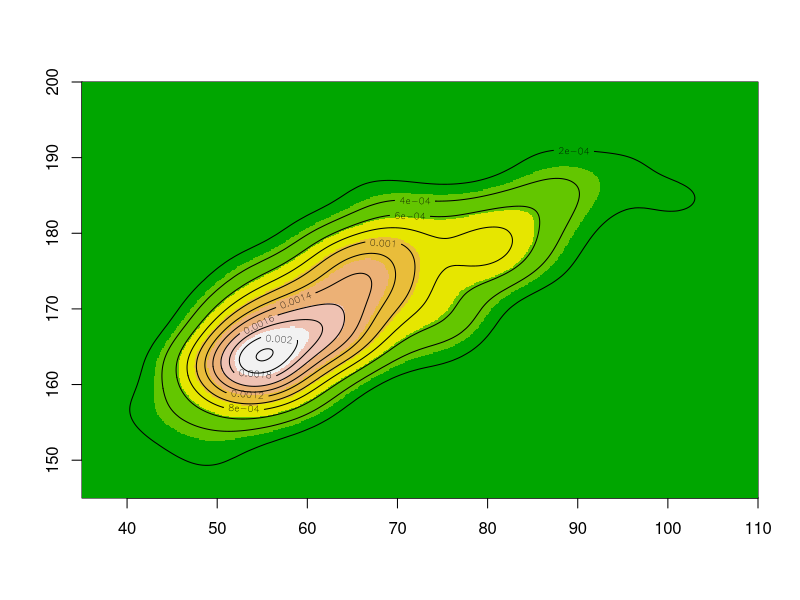
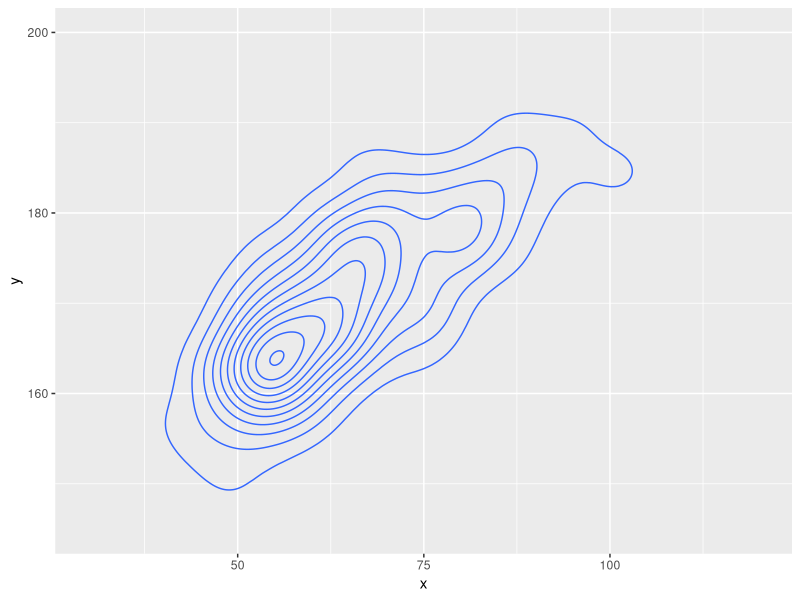
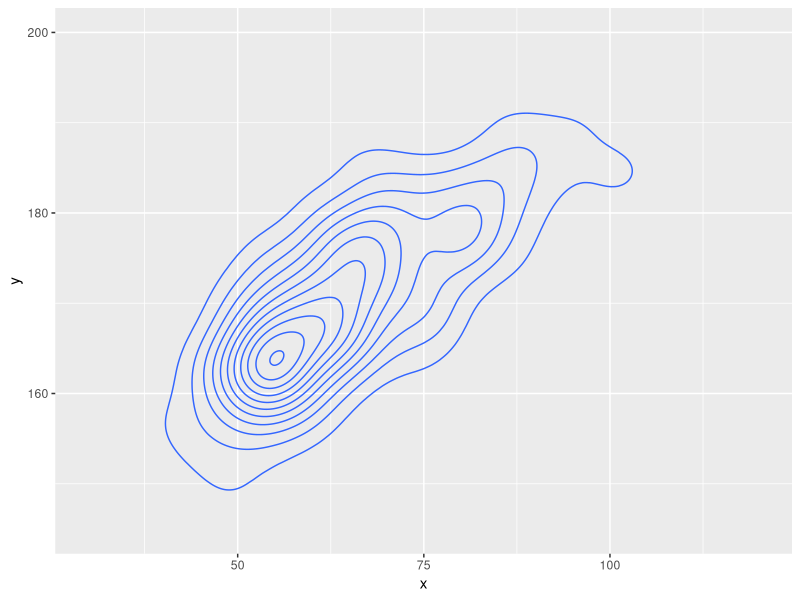

Write R code to recreate these figures, in order.
#########################################
# file  : kernel_density.R
# auther: norih
# date  : Dec 15th, 2020
# kernel density estimation (KDE) is a non-parametric way 
# to estimate the probability density function of a random variable.
# KDE is a fundamental data smoothing problem where inferences 
# about the population are made, based on a finite data sample.
#########################################

library(car)
library(tidyverse)
# 1-dimension : density() 
# 2-dimension : KernSmooth
library(KernSmooth)

x <- Davis %>% select(weight, height)

h <- c(dpik(x$weight), dpik(x$height))
est <- bkde2D(x, bandwidth=h, gridsize = c(10^3,10^3))
d <- list(x=est$x1, y=est$x2, z=est$fhat)

image(d, col=terrain.colors(7), xlim=c(35,110),ylim=c(145,200))
contour(d, add=T)



df <- expand.grid(x=est$x1, y=est$x2)
z <- est$fhat
dim(z) <- c(1000*1000, 1)
df$z <- z
ggplot(df, aes(x, y, z=z)) + geom_contour() + 
  lims(x = c(30,120), y = c(145, 200))
ggsave("./ref1/section3/fig3.4_KDE.png")
